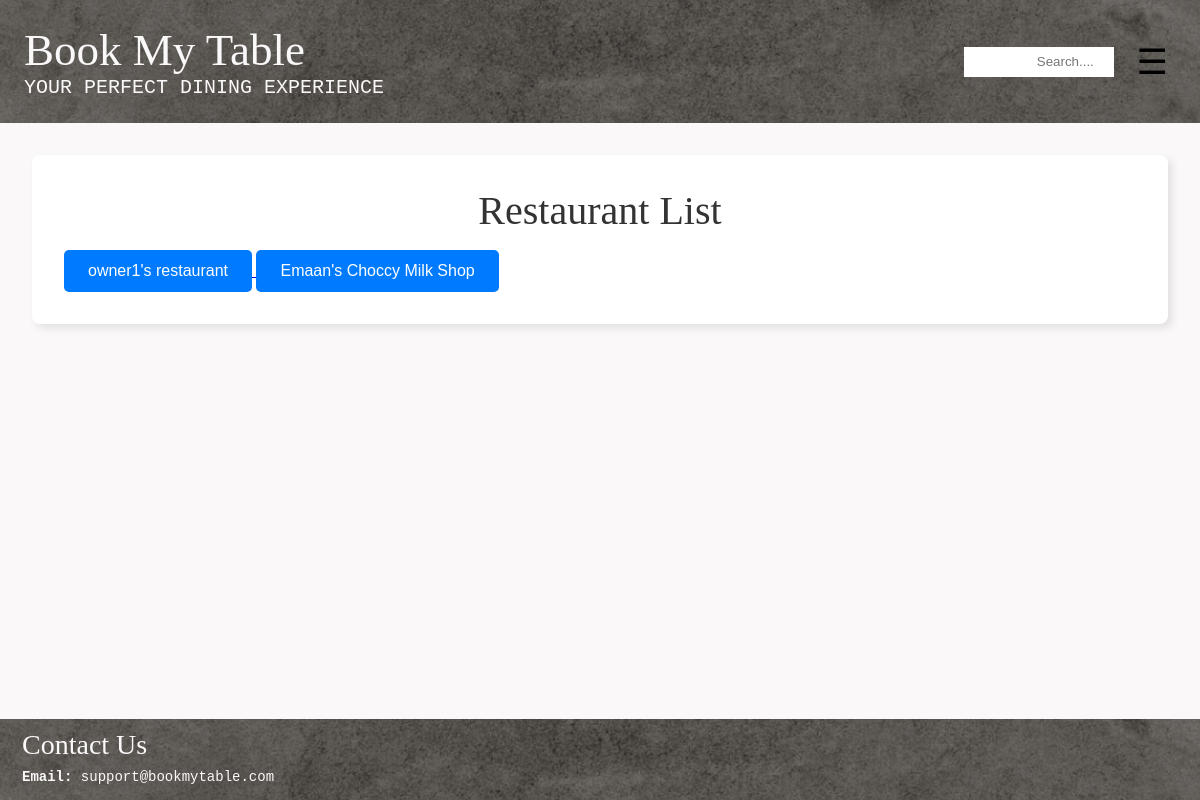
The app's page /restaurant/, older data.
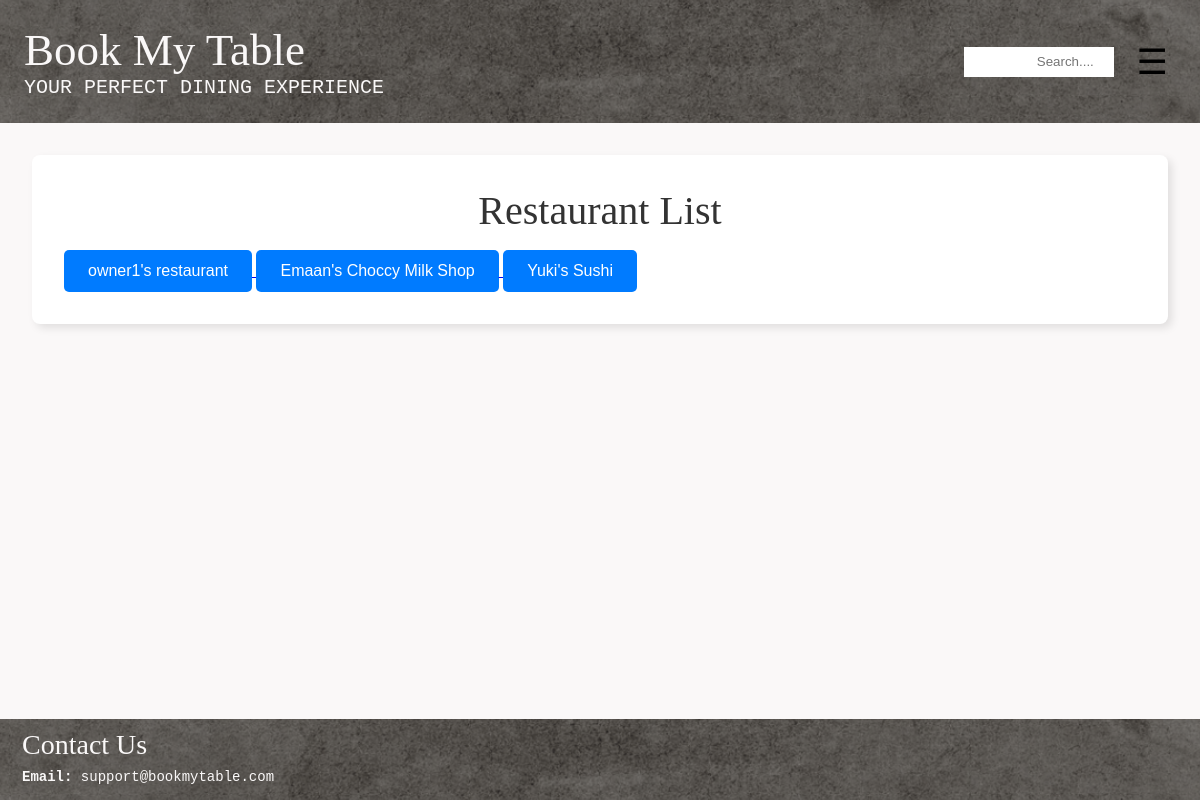
The same page, newer data.
### restaurant/models.py (models this page shows, shortened)
class Restaurant(models.Model):
    R_ID = models.AutoField(primary_key=True)
    R_Name = models.CharField(max_length=100)
    owner = models.OneToOneField('users.Owner', on_delete=models.CASCADE, related_name='restaurant')
    R_EmailAddress = models.EmailField(unique=True)
    R_ContactNumber = models.CharField(unique = True, max_length=15)
    R_Address = models.TextField() # this will allow for multiple addresses too
    R_Description = models.TextField(blank=True, null=True) #can be left blank, will store NULL if no value exists
    R_CuisineTypes = models.CharField(max_length=100)
    R_ReservationCost = models.DecimalField(max_digits=10, decimal_places=2)
    R_OpenHours = models.CharField(max_length=100) # e.g "Mon-Fri: 9:00AM - 8PM"
    Rating = models.DecimalField(decimal_places=2, default=0.0, max_digits=100)
    NetRevenue = models.DecimalField(max_digits=15, decimal_places=2, default=0.0)

### restaurant/views.py (the view)
# urls.py: path('', views.restaurant_list, name = 'all_restaurant'),
def restaurant_list(request):
    user_id = request.GET.get('user_id')  # Capture the user_id from the query parameter
    restaurants = Restaurant.objects.all()
    return render(request, 'restaurant/all_restaurant.html', {
        'restaurant_list': restaurants,
        'user_id': user_id  # Pass user_id to the template
    })

### restaurant/templates/restaurant/all_restaurant.html (shortened to what this page needs)
{% extends "layout.html" %}
{% block content %}
<div class="container">
    <h2 class="card-heading text-center">Restaurant List</h2>
    {% for r in restaurant_list %}
            <a href="{% url 'restaurant_details' r.R_ID %}?user_id={{ user_id }}">
                <button type="button" class="button">
                    <div style="font-size: 1rem;">{{ r.R_Name }} </div>
                </button>
            </a>
    {% endfor %}
</div>
{% endblock %}

Row changes from the older to the newer data that the page shows:
added Restaurant: R_Name "Yuki's Sushi"
